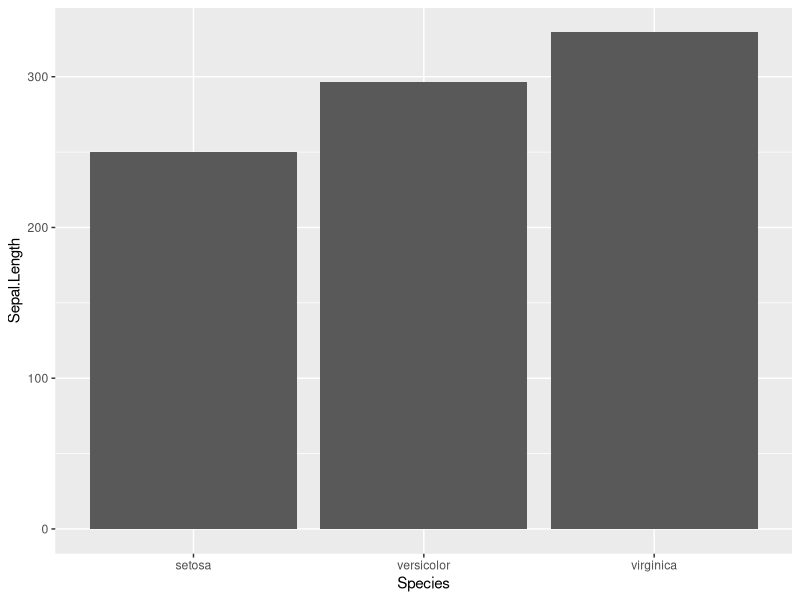
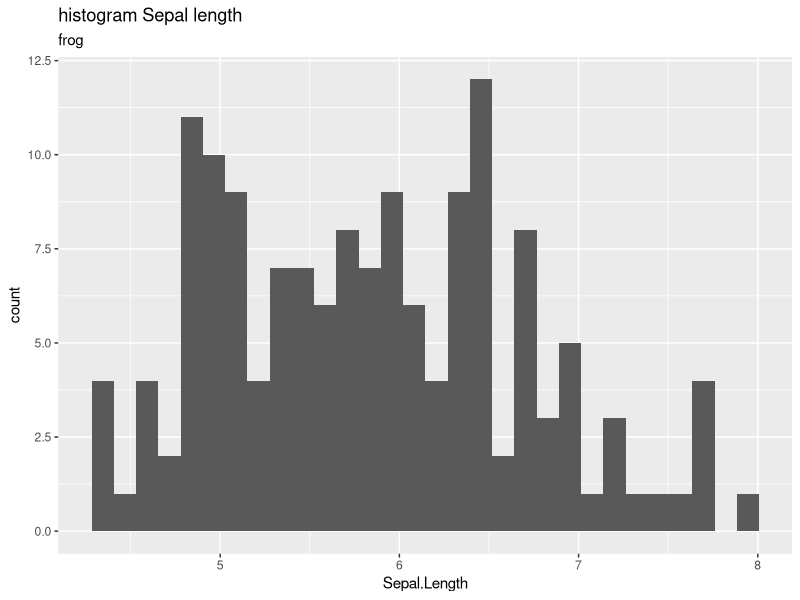
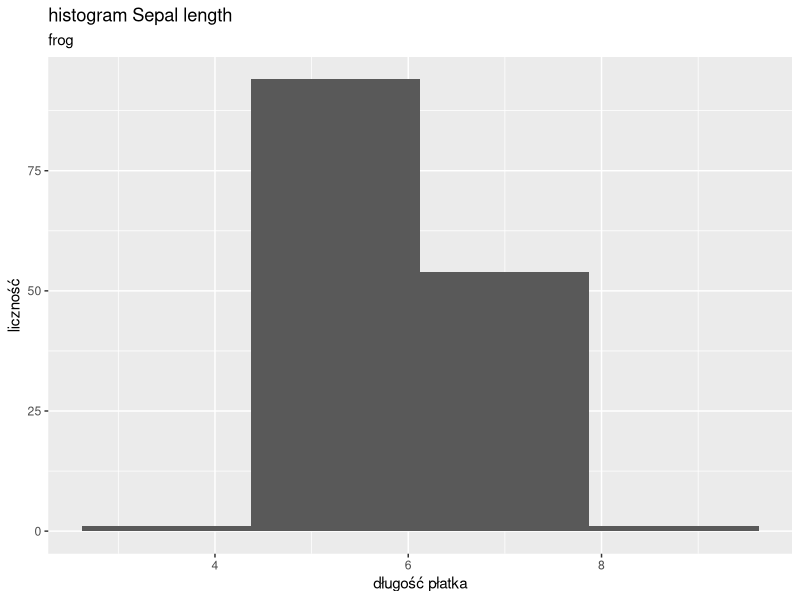
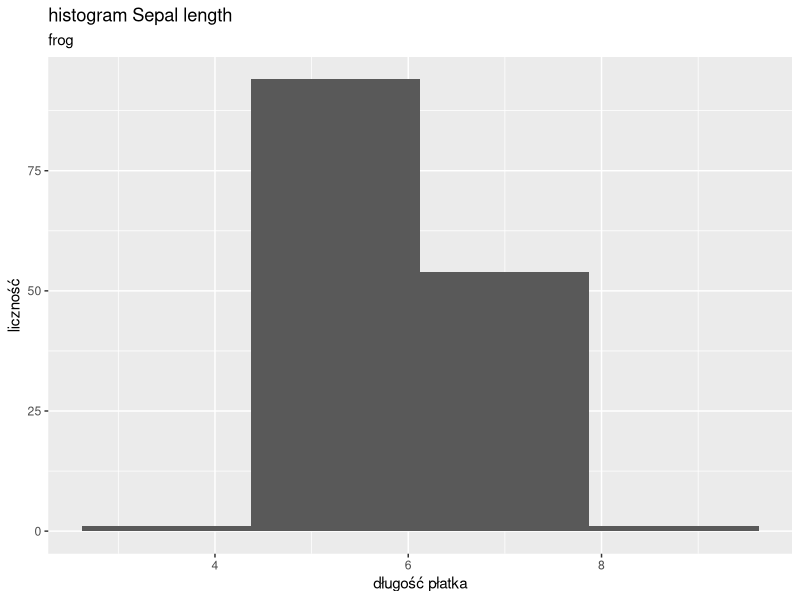
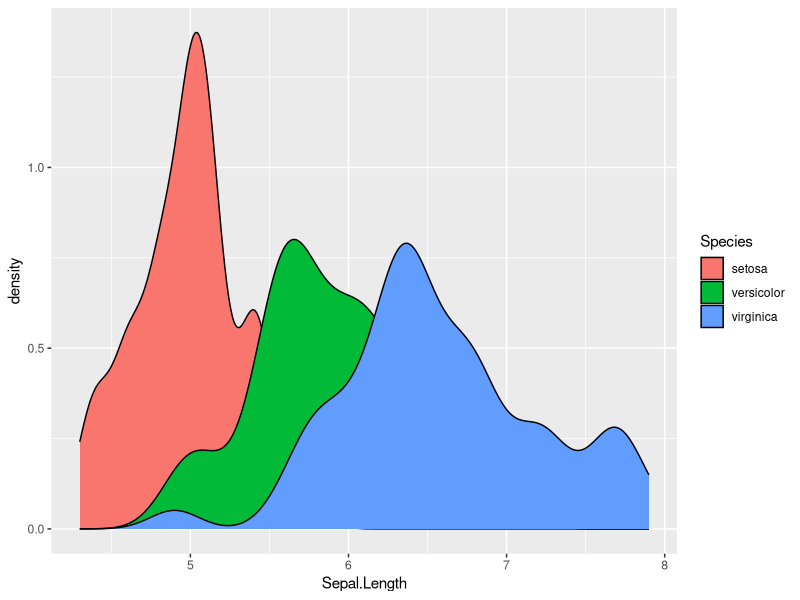
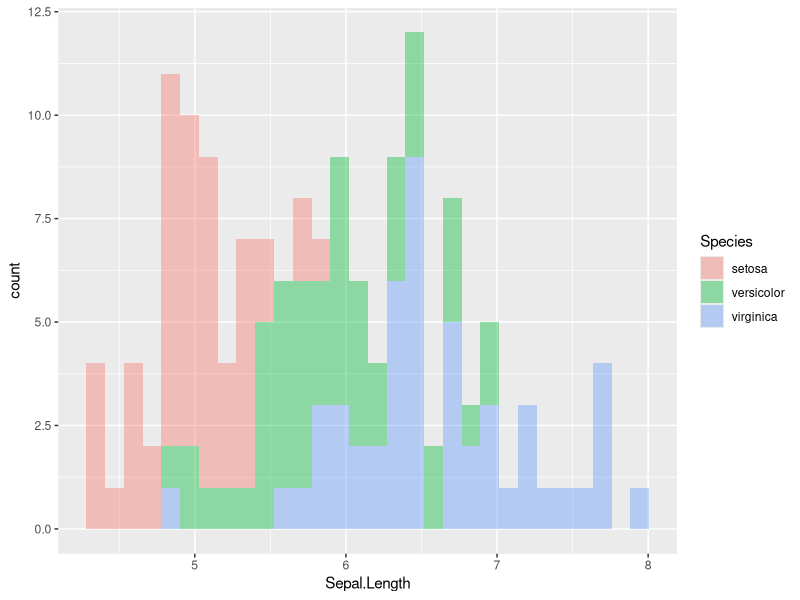
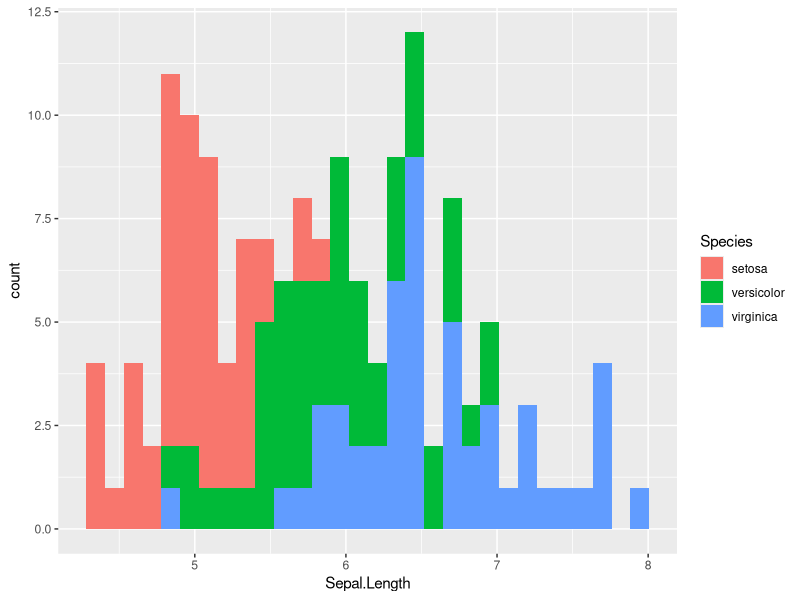
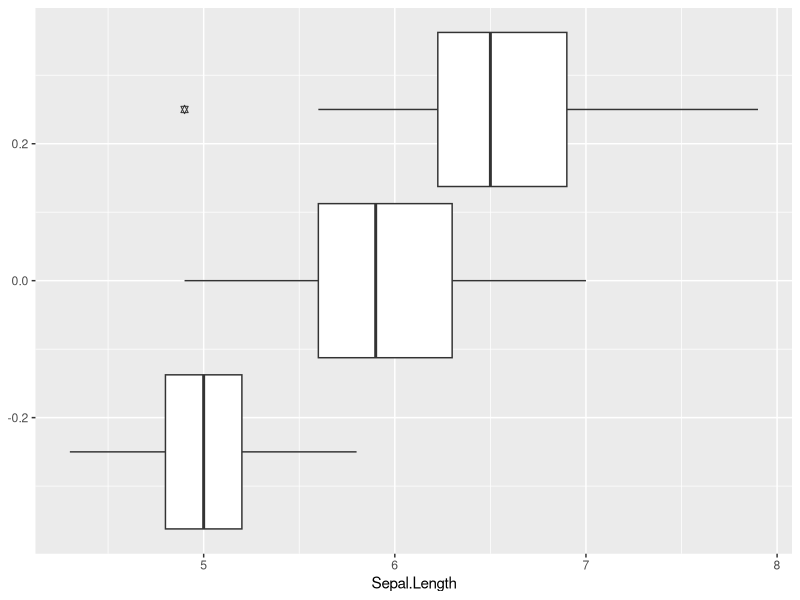

These figures' R source, in order:
library(ggplot2)
library(dplyr)


data <- as.data.frame(iris)

data %>% 
  ggplot(mapping = aes(x = Species, y = Sepal.Length)) +
  geom_col()


data %>% 
  ggplot(mapping = aes(x = Sepal.Length))+
  geom_histogram() +
  ggtitle('histogram Sepal length', subtitle = 'frog')


data %>% 
  ggplot(mapping = aes(x = Sepal.Length))+
  geom_histogram(binwidth = 1.75) +
  labs(title = 'histogram Sepal length',
       subtitle = 'frog',
       x = 'długość płatka',
       y = 'liczność')


# graph can be an object
wykres <- 
  data %>% 
    ggplot(mapping = aes(x = Sepal.Length))+
    geom_histogram(binwidth = 1.75)

# you can format an object and modify it
wykres +
  labs(title = 'histogram Sepal length',
       subtitle = 'frog',
       x = 'długość płatka',
       y = 'liczność')

#
data %>% 
  ggplot(mapping = aes(x = Sepal.Length, fill = Species)) +
  geom_density(adjust = 3/4)

#
data %>% 
  ggplot(mapping = aes(x = Sepal.Length, fill = Species)) +
  geom_histogram(alpha = 0.4)

#
data %>% 
  ggplot(mapping = aes(x = Sepal.Length, fill = Species)) +
  geom_histogram(alpha = 1)

#
data %>% 
  ggplot(mapping = aes(x = Sepal.Length, Color = Species)) +
  geom_boxplot(alpha = 1, outliner.color = "black", outlier.shape = 'star')

#
data %>% 
  ggplot(mapping = aes(x = Sepal.Length, y=Sepal.Width, fill = Species)) +
  geom_violin(alpha = 0.5)

#
data %>% 
  ggplot(mapping = aes(x = Sepal.Length, fill = Species)) +
  geom_density(adjust = 3/4,alpha = 0.5) +
  scale_fill_brewer(palette ='PiYG')

data %>% 
  ggplot(mapping = aes(x = Sepal.Length, Color = Species)) +
  geom_density(adjust = 3/4,alpha = 0.5) +
  scale_fill_manual('green', 'yellow', 'blue')
